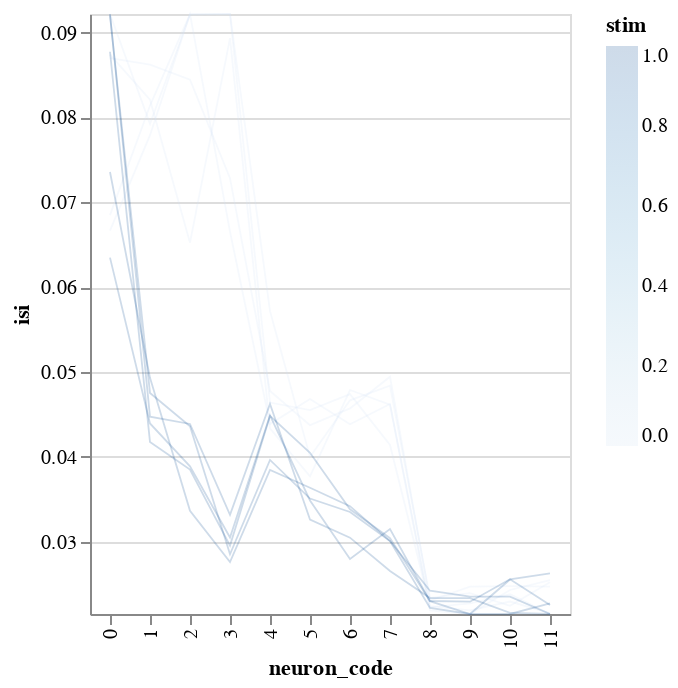

Source (notebook cell):
### Code cell
bw.plot_posteriors_no_slope()

### Figure 1 — Vega-Lite specification as saved in the notebook (floating-point values rounded to 4 significant figures)
{"config": {"view": {"continuousWidth": 400, "continuousHeight": 300}}, "data": {"name": "data-302a6b66ce2ef1cf9af7c15f8e6f5beb"}, "mark": {"type": "line", "fill": null}, "encoding": {"color": {"type": "quantitative", "field": "stim"}, "detail": {"type": "quantitative", "field": "i_trial"}, "opacity": {"value": 0.2}, "size": {"value": 0.9}, "x": {"type": "ordinal", "field": "neuron_code"}, "y": {"type": "quantitative", "field": "isi", "scale": {"clamp": true, "domain": [0.0215, 0.09219], "zero": false}}}, "$schema": "https://vega.github.io/schema/vega-lite/v4.8.1.json", "datasets": {"data-302a6b66ce2ef1cf9af7c15f8e6f5beb": [{"mouse_code": 0, "neuron_code": 0, "stim": 0, "mouse": "m0bayes", "neuron_x_mouse": "0m0bayes", "i_trial": 0, "neuron": "0", "log_firing_rate": 1.775, "Firing rate": 59.53, "firing_rate": 59.53, "i_spike": 39.0, "isi": 0.087, "combined_condition": 0}, {"mouse_code": 0, "neuron_code": 0, "stim": 0, "mouse": "m0bayes", "neuron_x_mouse": "0m0bayes", "i_trial": 1, "neuron": "0", "log_firing_rate": 1.45, "Firing rate": 28.19, "firing_rate": 28.19, "i_spike": 36.0, "isi": 0.09736, "combined_condition": 0}, {"mouse_code": 0, "neuron_code": 0, "stim": 0, "mouse": "m0bayes", "neuron_x_mouse": "0m0bayes", "i_trial": 2, "neuron": "0", "log_firing_rate": 1.712, "Firing rate": 51.57, "firing_rate": 51.57, "i_spike": 50.5, "isi": 0.0685, "combined_condition": 0}, {"mouse_code": 0, "neuron_code": 0, "stim": 0, "mouse": "m0bayes", "neuron_x_mouse": "0m0bayes", "i_trial": 3, "neuron": "0", "log_firing_rate": 2.564, "Firing rate": 366.8, "firing_rate": 366.8, "i_spike": 40.5, "isi": 0.0874, "combined_condition": 0}, {"mouse_code": 0, "neuron_code": 0, "stim": 0, "mouse": "m0bayes", "neuron_x_mouse": "0m0bayes", "i_trial": 4, "neuron": "0", "log_firing_rate": 2.094, "Firing rate": 124.2, "firing_rate": 124.2, "i_spike": 52.0, "isi": 0.06668, "combined_condition": 0}, {"mouse_code": 0, "neuron_code": 0, "stim": 1, "mouse": "m0bayes", "neuron_x_mouse": "0m0bayes", "i_trial": 0, "neuron": "0", "log_firing_rate": 1.974, "Firing rate": 94.18, "firing_rate": 94.18, "i_spike": 38.5, "isi": 0.09201, "combined_condition": 12}, {"mouse_code": 0, "neuron_code": 0, "stim": 1, "mouse": "m0bayes", "neuron_x_mouse": "0m0bayes", "i_trial": 1, "neuron": "0", "log_firing_rate": 1.861, "Firing rate": 72.66, "firing_rate": 72.66, "i_spike": 39.5, "isi": 0.08774, "combined_condition": 12}, {"mouse_code": 0, "neuron_code": 0, "stim": 1, "mouse": "m0bayes", "neuron_x_mouse": "0m0bayes", "i_trial": 2, "neuron": "0", "log_firing_rate": 2.084, "Firing rate": 121.3, "firing_rate": 121.3, "i_spike": 47.0, "isi": 0.07358, "combined_condition": 12}, {"mouse_code": 0, "neuron_code": 0, "stim": 1, "mouse": "m0bayes", "neuron_x_mouse": "0m0bayes", "i_trial": 3, "neuron": "0", "log_firing_rate": 1.565, "Firing rate": 36.69, "firing_rate": 36.69, "i_spike": 36.0, "isi": 0.09597, "combined_condition": 12}, {"mouse_code": 0, "neuron_code": 0, "stim": 1, "mouse": "m0bayes", "neuron_x_mouse": "0m0bayes", "i_trial": 4, "neuron": "0", "log_firing_rate": 2.71, "Firing rate": 512.8, "firing_rate": 512.8, "i_spike": 55.0, "isi": 0.06349, "combined_condition": 12}, {"mouse_code": 0, "neuron_code": 4, "stim": 0, "mouse": "m0bayes", "neuron_x_mouse": "1m0bayes", "i_trial": 0, "neuron": "1", "log_firing_rate": 1.896, "Firing rate": 78.67, "firing_rate": 78.67, "i_spike": 73.0, "isi": 0.04778, "combined_condition": 1}, {"mouse_code": 0, "neuron_code": 4, "stim": 0, "mouse": "m0bayes", "neuron_x_mouse": "1m0bayes", "i_trial": 1, "neuron": "1", "log_firing_rate": 2.037, "Firing rate": 108.8, "firing_rate": 108.8, "i_spike": 75.0, "isi": 0.04641, "combined_condition": 1}, {"mouse_code": 0, "neuron_code": 4, "stim": 0, "mouse": "m0bayes", "neuron_x_mouse": "1m0bayes", "i_trial": 2, "neuron": "1", "log_firing_rate": 2.024, "Firing rate": 105.6, "firing_rate": 105.6, "i_spike": 79.5, "isi": 0.04389, "combined_condition": 1}, {"mouse_code": 0, "neuron_code": 4, "stim": 0, "mouse": "m0bayes", "neuron_x_mouse": "1m0bayes", "i_trial": 3, "neuron": "1", "log_firing_rate": 2.107, "Firing rate": 127.8, "firing_rate": 127.8, "i_spike": 80.5, "isi": 0.04337, "combined_condition": 1}, {"mouse_code": 0, "neuron_code": 4, "stim": 0, "mouse": "m0bayes", "neuron_x_mouse": "1m0bayes", "i_trial": 4, "neuron": "1", "log_firing_rate": 1.975, "Firing rate": 94.41, "firing_rate": 94.41, "i_spike": 60.5, "isi": 0.05718, "combined_condition": 1}, {"mouse_code": 0, "neuron_code": 4, "stim": 1, "mouse": "m0bayes", "neuron_x_mouse": "1m0bayes", "i_trial": 0, "neuron": "1", "log_firing_rate": 2.0, "Firing rate": 99.93, "firing_rate": 99.93, "i_spike": 88.0, "isi": 0.03965, "combined_condition": 13}, {"mouse_code": 0, "neuron_code": 4, "stim": 1, "mouse": "m0bayes", "neuron_x_mouse": "1m0bayes", "i_trial": 1, "neuron": "1", "log_firing_rate": 2.267, "Firing rate": 185.1, "firing_rate": 185.1, "i_spike": 78.5, "isi": 0.04484, "combined_condition": 13}, {"mouse_code": 0, "neuron_code": 4, "stim": 1, "mouse": "m0bayes", "neuron_x_mouse": "1m0bayes", "i_trial": 2, "neuron": "1", "log_firing_rate": 2.242, "Firing rate": 174.5, "firing_rate": 174.5, "i_spike": 91.0, "isi": 0.03847, "combined_condition": 13}, {"mouse_code": 0, "neuron_code": 4, "stim": 1, "mouse": "m0bayes", "neuron_x_mouse": "1m0bayes", "i_trial": 3, "neuron": "1", "log_firing_rate": 2.132, "Firing rate": 135.5, "firing_rate": 135.5, "i_spike": 75.0, "isi": 0.04624, "combined_condition": 13}, {"mouse_code": 0, "neuron_code": 4, "stim": 1, "mouse": "m0bayes", "neuron_x_mouse": "1m0bayes", "i_trial": 4, "neuron": "1", "log_firing_rate": 2.207, "Firing rate": 160.9, "firing_rate": 160.9, "i_spike": 78.0, "isi": 0.0449, "combined_condition": 13}, {"mouse_code": 0, "neuron_code": 8, "stim": 0, "mouse": "m0bayes", "neuron_x_mouse": "2m0bayes", "i_trial": 0, "neuron": "2", "log_firing_rate": 2.571, "Firing rate": 372.3, "firing_rate": 372.3, "i_spike": 150.0, "isi": 0.02308, "combined_condition": 2}, {"mouse_code": 0, "neuron_code": 8, "stim": 0, "mouse": "m0bayes", "neuron_x_mouse": "2m0bayes", "i_trial": 1, "neuron": "2", "log_firing_rate": 2.421, "Firing rate": 263.8, "firing_rate": 263.8, "i_spike": 156.0, "isi": 0.02243, "combined_condition": 2}, {"mouse_code": 0, "neuron_code": 8, "stim": 0, "mouse": "m0bayes", "neuron_x_mouse": "2m0bayes", "i_trial": 2, "neuron": "2", "log_firing_rate": 2.37, "Firing rate": 234.5, "firing_rate": 234.5, "i_spike": 156.5, "isi": 0.02228, "combined_condition": 2}, {"mouse_code": 0, "neuron_code": 8, "stim": 0, "mouse": "m0bayes", "neuron_x_mouse": "2m0bayes", "i_trial": 3, "neuron": "2", "log_firing_rate": 2.346, "Firing rate": 222.0, "firing_rate": 222.0, "i_spike": 157.5, "isi": 0.02193, "combined_condition": 2}, {"mouse_code": 0, "neuron_code": 8, "stim": 0, "mouse": "m0bayes", "neuron_x_mouse": "2m0bayes", "i_trial": 4, "neuron": "2", "log_firing_rate": 2.609, "Firing rate": 406.0, "firing_rate": 406.0, "i_spike": 149.0, "isi": 0.0234, "combined_condition": 2}, {"mouse_code": 0, "neuron_code": 8, "stim": 1, "mouse": "m0bayes", "neuron_x_mouse": "2m0bayes", "i_trial": 0, "neuron": "2", "log_firing_rate": 2.696, "Firing rate": 496.2, "firing_rate": 496.2, "i_spike": 157.5, "isi": 0.02221, "combined_condition": 14}, {"mouse_code": 0, "neuron_code": 8, "stim": 1, "mouse": "m0bayes", "neuron_x_mouse": "2m0bayes", "i_trial": 1, "neuron": "2", "log_firing_rate": 2.752, "Firing rate": 565.4, "firing_rate": 565.4, "i_spike": 151.5, "isi": 0.02303, "combined_condition": 14}, {"mouse_code": 0, "neuron_code": 8, "stim": 1, "mouse": "m0bayes", "neuron_x_mouse": "2m0bayes", "i_trial": 2, "neuron": "2", "log_firing_rate": 2.326, "Firing rate": 211.9, "firing_rate": 211.9, "i_spike": 144.0, "isi": 0.02424, "combined_condition": 14}, {"mouse_code": 0, "neuron_code": 8, "stim": 1, "mouse": "m0bayes", "neuron_x_mouse": "2m0bayes", "i_trial": 3, "neuron": "2", "log_firing_rate": 3.06, "Firing rate": 1147.0, "firing_rate": 1147.0, "i_spike": 148.5, "isi": 0.02338, "combined_condition": 14}, {"mouse_code": 0, "neuron_code": 8, "stim": 1, "mouse": "m0bayes", "neuron_x_mouse": "2m0bayes", "i_trial": 4, "neuron": "2", "log_firing_rate": 2.414, "Firing rate": 259.4, "firing_rate": 259.4, "i_spike": 152.5, "isi": 0.02301, "combined_condition": 14}, {"mouse_code": 1, "neuron_code": 1, "stim": 0, "mouse": "m1bayes", "neuron_x_mouse": "0m1bayes", "i_trial": 0, "neuron": "0", "log_firing_rate": 1.767, "Firing rate": 58.54, "firing_rate": 58.54, "i_spike": 41.0, "isi": 0.08623, "combined_condition": 3}, {"mouse_code": 1, "neuron_code": 1, "stim": 0, "mouse": "m1bayes", "neuron_x_mouse": "0m1bayes", "i_trial": 1, "neuron": "0", "log_firing_rate": 2.54, "Firing rate": 346.8, "firing_rate": 346.8, "i_spike": 44.5, "isi": 0.07925, "combined_condition": 3}, {"mouse_code": 1, "neuron_code": 1, "stim": 0, "mouse": "m1bayes", "neuron_x_mouse": "0m1bayes", "i_trial": 2, "neuron": "0", "log_firing_rate": 1.694, "Firing rate": 49.4, "firing_rate": 49.4, "i_spike": 40.5, "isi": 0.08141, "combined_condition": 3}, {"mouse_code": 1, "neuron_code": 1, "stim": 0, "mouse": "m1bayes", "neuron_x_mouse": "0m1bayes", "i_trial": 3, "neuron": "0", "log_firing_rate": 1.863, "Firing rate": 73.0, "firing_rate": 73.0, "i_spike": 43.0, "isi": 0.08209, "combined_condition": 3}, {"mouse_code": 1, "neuron_code": 1, "stim": 0, "mouse": "m1bayes", "neuron_x_mouse": "0m1bayes", "i_trial": 4, "neuron": "0", "log_firing_rate": 2.44, "Firing rate": 275.1, "firing_rate": 275.1, "i_spike": 45.0, "isi": 0.07791, "combined_condition": 3}, {"mouse_code": 1, "neuron_code": 1, "stim": 1, "mouse": "m1bayes", "neuron_x_mouse": "0m1bayes", "i_trial": 0, "neuron": "0", "log_firing_rate": 1.942, "Firing rate": 87.49, "firing_rate": 87.49, "i_spike": 73.0, "isi": 0.04755, "combined_condition": 15}, {"mouse_code": 1, "neuron_code": 1, "stim": 1, "mouse": "m1bayes", "neuron_x_mouse": "0m1bayes", "i_trial": 1, "neuron": "0", "log_firing_rate": 2.194, "Firing rate": 156.2, "firing_rate": 156.2, "i_spike": 84.0, "isi": 0.04176, "combined_condition": 15}, {"mouse_code": 1, "neuron_code": 1, "stim": 1, "mouse": "m1bayes", "neuron_x_mouse": "0m1bayes", "i_trial": 2, "neuron": "0", "log_firing_rate": 2.206, "Firing rate": 160.8, "firing_rate": 160.8, "i_spike": 67.0, "isi": 0.04933, "combined_condition": 15}, {"mouse_code": 1, "neuron_code": 1, "stim": 1, "mouse": "m1bayes", "neuron_x_mouse": "0m1bayes", "i_trial": 3, "neuron": "0", "log_firing_rate": 2.08, "Firing rate": 120.2, "firing_rate": 120.2, "i_spike": 78.0, "isi": 0.04475, "combined_condition": 15}, {"mouse_code": 1, "neuron_code": 1, "stim": 1, "mouse": "m1bayes", "neuron_x_mouse": "0m1bayes", "i_trial": 4, "neuron": "0", "log_firing_rate": 2.014, "Firing rate": 103.3, "firing_rate": 103.3, "i_spike": 79.0, "isi": 0.04395, "combined_condition": 15}, {"mouse_code": 1, "neuron_code": 5, "stim": 0, "mouse": "m1bayes", "neuron_x_mouse": "1m1bayes", "i_trial": 0, "neuron": "1", "log_firing_rate": 2.274, "Firing rate": 188.1, "firing_rate": 188.1, "i_spike": 80.0, "isi": 0.04375, "combined_condition": 4}, {"mouse_code": 1, "neuron_code": 5, "stim": 0, "mouse": "m1bayes", "neuron_x_mouse": "1m1bayes", "i_trial": 1, "neuron": "1", "log_firing_rate": 2.26, "Firing rate": 182.0, "firing_rate": 182.0, "i_spike": 77.0, "isi": 0.04553, "combined_condition": 4}, {"mouse_code": 1, "neuron_code": 5, "stim": 0, "mouse": "m1bayes", "neuron_x_mouse": "1m1bayes", "i_trial": 2, "neuron": "1", "log_firing_rate": 2.324, "Firing rate": 210.7, "firing_rate": 210.7, "i_spike": 74.0, "isi": 0.04682, "combined_condition": 4}, {"mouse_code": 1, "neuron_code": 5, "stim": 0, "mouse": "m1bayes", "neuron_x_mouse": "1m1bayes", "i_trial": 3, "neuron": "1", "log_firing_rate": 2.174, "Firing rate": 149.4, "firing_rate": 149.4, "i_spike": 90.0, "isi": 0.03772, "combined_condition": 4}, {"mouse_code": 1, "neuron_code": 5, "stim": 0, "mouse": "m1bayes", "neuron_x_mouse": "1m1bayes", "i_trial": 4, "neuron": "1", "log_firing_rate": 2.248, "Firing rate": 176.9, "firing_rate": 176.9, "i_spike": 86.0, "isi": 0.04001, "combined_condition": 4}, {"mouse_code": 1, "neuron_code": 5, "stim": 1, "mouse": "m1bayes", "neuron_x_mouse": "1m1bayes", "i_trial": 0, "neuron": "1", "log_firing_rate": 2.38, "Firing rate": 240.0, "firing_rate": 240.0, "i_spike": 99.5, "isi": 0.0351, "combined_condition": 16}, {"mouse_code": 1, "neuron_code": 5, "stim": 1, "mouse": "m1bayes", "neuron_x_mouse": "1m1bayes", "i_trial": 1, "neuron": "1", "log_firing_rate": 1.906, "Firing rate": 80.58, "firing_rate": 80.58, "i_spike": 86.0, "isi": 0.04049, "combined_condition": 16}, {"mouse_code": 1, "neuron_code": 5, "stim": 1, "mouse": "m1bayes", "neuron_x_mouse": "1m1bayes", "i_trial": 2, "neuron": "1", "log_firing_rate": 2.298, "Firing rate": 198.5, "firing_rate": 198.5, "i_spike": 95.0, "isi": 0.03637, "combined_condition": 16}, {"mouse_code": 1, "neuron_code": 5, "stim": 1, "mouse": "m1bayes", "neuron_x_mouse": "1m1bayes", "i_trial": 3, "neuron": "1", "log_firing_rate": 2.572, "Firing rate": 373.1, "firing_rate": 373.1, "i_spike": 107.5, "isi": 0.03263, "combined_condition": 16}, {"mouse_code": 1, "neuron_code": 5, "stim": 1, "mouse": "m1bayes", "neuron_x_mouse": "1m1bayes", "i_trial": 4, "neuron": "1", "log_firing_rate": 2.199, "Firing rate": 158.0, "firing_rate": 158.0, "i_spike": 98.5, "isi": 0.03487, "combined_condition": 16}, {"mouse_code": 1, "neuron_code": 9, "stim": 0, "mouse": "m1bayes", "neuron_x_mouse": "2m1bayes", "i_trial": 0, "neuron": "2", "log_firing_rate": 2.42, "Firing rate": 263.1, "firing_rate": 263.1, "i_spike": 141.0, "isi": 0.02472, "combined_condition": 5}, {"mouse_code": 1, "neuron_code": 9, "stim": 0, "mouse": "m1bayes", "neuron_x_mouse": "2m1bayes", "i_trial": 1, "neuron": "2", "log_firing_rate": 2.388, "Firing rate": 244.4, "firing_rate": 244.4, "i_spike": 159.5, "isi": 0.02193, "combined_condition": 5}, {"mouse_code": 1, "neuron_code": 9, "stim": 0, "mouse": "m1bayes", "neuron_x_mouse": "2m1bayes", "i_trial": 2, "neuron": "2", "log_firing_rate": 2.287, "Firing rate": 193.9, "firing_rate": 193.9, "i_spike": 153.0, "isi": 0.02275, "combined_condition": 5}, {"mouse_code": 1, "neuron_code": 9, "stim": 0, "mouse": "m1bayes", "neuron_x_mouse": "2m1bayes", "i_trial": 3, "neuron": "2", "log_firing_rate": 2.61, "Firing rate": 407.6, "firing_rate": 407.6, "i_spike": 165.0, "isi": 0.02118, "combined_condition": 5}, {"mouse_code": 1, "neuron_code": 9, "stim": 0, "mouse": "m1bayes", "neuron_x_mouse": "2m1bayes", "i_trial": 4, "neuron": "2", "log_firing_rate": 2.745, "Firing rate": 556.5, "firing_rate": 556.5, "i_spike": 145.5, "isi": 0.02397, "combined_condition": 5}, {"mouse_code": 1, "neuron_code": 9, "stim": 1, "mouse": "m1bayes", "neuron_x_mouse": "2m1bayes", "i_trial": 0, "neuron": "2", "log_firing_rate": 2.646, "Firing rate": 442.9, "firing_rate": 442.9, "i_spike": 163.0, "isi": 0.02147, "combined_condition": 17}, {"mouse_code": 1, "neuron_code": 9, "stim": 1, "mouse": "m1bayes", "neuron_x_mouse": "2m1bayes", "i_trial": 1, "neuron": "2", "log_firing_rate": 2.306, "Firing rate": 202.2, "firing_rate": 202.2, "i_spike": 152.5, "isi": 0.02295, "combined_condition": 17}, {"mouse_code": 1, "neuron_code": 9, "stim": 1, "mouse": "m1bayes", "neuron_x_mouse": "2m1bayes", "i_trial": 2, "neuron": "2", "log_firing_rate": 2.607, "Firing rate": 404.6, "firing_rate": 404.6, "i_spike": 147.5, "isi": 0.02355, "combined_condition": 17}, {"mouse_code": 1, "neuron_code": 9, "stim": 1, "mouse": "m1bayes", "neuron_x_mouse": "2m1bayes", "i_trial": 3, "neuron": "2", "log_firing_rate": 2.481, "Firing rate": 302.8, "firing_rate": 302.8, "i_spike": 147.5, "isi": 0.02338, "combined_condition": 17}, {"mouse_code": 1, "neuron_code": 9, "stim": 1, "mouse": "m1bayes", "neuron_x_mouse": "2m1bayes", "i_trial": 4, "neuron": "2", "log_firing_rate": 2.454, "Firing rate": 284.6, "firing_rate": 284.6, "i_spike": 165.0, "isi": 0.02113, "combined_condition": 17}, {"mouse_code": 2, "neuron_code": 2, "stim": 0, "mouse": "m2bayes", "neuron_x_mouse": "0m2bayes", "i_trial": 0, "neuron": "0", "log_firing_rate": 1.906, "Firing rate": 80.52, "firing_rate": 80.52, "i_spike": 41.0, "isi": 0.08445, "combined_condition": 7}, {"mouse_code": 2, "neuron_code": 2, "stim": 0, "mouse": "m2bayes", "neuron_x_mouse": "0m2bayes", "i_trial": 1, "neuron": "0", "log_firing_rate": 1.607, "Firing rate": 40.5, "firing_rate": 40.5, "i_spike": 36.0, "isi": 0.0921, "combined_condition": 7}, {"mouse_code": 2, "neuron_code": 2, "stim": 0, "mouse": "m2bayes", "neuron_x_mouse": "0m2bayes", "i_trial": 2, "neuron": "0", "log_firing_rate": 2.206, "Firing rate": 160.6, "firing_rate": 160.6, "i_spike": 36.5, "isi": 0.09395, "combined_condition": 7}, {"mouse_code": 2, "neuron_code": 2, "stim": 0, "mouse": "m2bayes", "neuron_x_mouse": "0m2bayes", "i_trial": 3, "neuron": "0", "log_firing_rate": 1.903, "Firing rate": 79.91, "firing_rate": 79.91, "i_spike": 53.0, "isi": 0.06524, "combined_condition": 7}, {"mouse_code": 2, "neuron_code": 2, "stim": 0, "mouse": "m2bayes", "neuron_x_mouse": "0m2bayes", "i_trial": 4, "neuron": "0", "log_firing_rate": 1.441, "Firing rate": 27.59, "firing_rate": 27.59, "i_spike": 30.0, "isi": 0.1183, "combined_condition": 7}, {"mouse_code": 2, "neuron_code": 2, "stim": 1, "mouse": "m2bayes", "neuron_x_mouse": "0m2bayes", "i_trial": 0, "neuron": "0", "log_firing_rate": 2.281, "Firing rate": 190.8, "firing_rate": 190.8, "i_spike": 79.5, "isi": 0.04361, "combined_condition": 19}, {"mouse_code": 2, "neuron_code": 2, "stim": 1, "mouse": "m2bayes", "neuron_x_mouse": "0m2bayes", "i_trial": 1, "neuron": "0", "log_firing_rate": 2.644, "Firing rate": 440.3, "firing_rate": 440.3, "i_spike": 85.5, "isi": 0.03851, "combined_condition": 19}, {"mouse_code": 2, "neuron_code": 2, "stim": 1, "mouse": "m2bayes", "neuron_x_mouse": "0m2bayes", "i_trial": 2, "neuron": "0", "log_firing_rate": 2.341, "Firing rate": 219.2, "firing_rate": 219.2, "i_spike": 103.5, "isi": 0.03365, "combined_condition": 19}, {"mouse_code": 2, "neuron_code": 2, "stim": 1, "mouse": "m2bayes", "neuron_x_mouse": "0m2bayes", "i_trial": 3, "neuron": "0", "log_firing_rate": 2.494, "Firing rate": 312.2, "firing_rate": 312.2, "i_spike": 78.5, "isi": 0.04389, "combined_condition": 19}, {"mouse_code": 2, "neuron_code": 2, "stim": 1, "mouse": "m2bayes", "neuron_x_mouse": "0m2bayes", "i_trial": 4, "neuron": "0", "log_firing_rate": 2.471, "Firing rate": 295.8, "firing_rate": 295.8, "i_spike": 89.5, "isi": 0.0389, "combined_condition": 19}, {"mouse_code": 2, "neuron_code": 6, "stim": 0, "mouse": "m2bayes", "neuron_x_mouse": "1m2bayes", "i_trial": 0, "neuron": "1", "log_firing_rate": 2.203, "Firing rate": 159.5, "firing_rate": 159.5, "i_spike": 77.0, "isi": 0.04572, "combined_condition": 8}, {"mouse_code": 2, "neuron_code": 6, "stim": 0, "mouse": "m2bayes", "neuron_x_mouse": "1m2bayes", "i_trial": 1, "neuron": "1", "log_firing_rate": 1.829, "Firing rate": 67.38, "firing_rate": 67.38, "i_spike": 74.0, "isi": 0.0474, "combined_condition": 8}, {"mouse_code": 2, "neuron_code": 6, "stim": 0, "mouse": "m2bayes", "neuron_x_mouse": "1m2bayes", "i_trial": 2, "neuron": "1", "log_firing_rate": 2.177, "Firing rate": 150.5, "firing_rate": 150.5, "i_spike": 79.0, "isi": 0.04386, "combined_condition": 8}, {"mouse_code": 2, "neuron_code": 6, "stim": 0, "mouse": "m2bayes", "neuron_x_mouse": "1m2bayes", "i_trial": 3, "neuron": "1", "log_firing_rate": 1.917, "Firing rate": 82.69, "firing_rate": 82.69, "i_spike": 72.5, "isi": 0.04789, "combined_condition": 8}, {"mouse_code": 2, "neuron_code": 6, "stim": 0, "mouse": "m2bayes", "neuron_x_mouse": "1m2bayes", "i_trial": 4, "neuron": "1", "log_firing_rate": 2.214, "Firing rate": 163.6, "firing_rate": 163.6, "i_spike": 75.0, "isi": 0.04667, "combined_condition": 8}, {"mouse_code": 2, "neuron_code": 6, "stim": 1, "mouse": "m2bayes", "neuron_x_mouse": "1m2bayes", "i_trial": 0, "neuron": "1", "log_firing_rate": 2.65, "Firing rate": 446.5, "firing_rate": 446.5, "i_spike": 104.0, "isi": 0.03352, "combined_condition": 20}, {"mouse_code": 2, "neuron_code": 6, "stim": 1, "mouse": "m2bayes", "neuron_x_mouse": "1m2bayes", "i_trial": 1, "neuron": "1", "log_firing_rate": 2.278, "Firing rate": 189.5, "firing_rate": 189.5, "i_spike": 102.0, "isi": 0.03383, "combined_condition": 20}, {"mouse_code": 2, "neuron_code": 6, "stim": 1, "mouse": "m2bayes", "neuron_x_mouse": "1m2bayes", "i_trial": 2, "neuron": "1", "log_firing_rate": 2.21, "Firing rate": 162.3, "firing_rate": 162.3, "i_spike": 102.5, "isi": 0.0342, "combined_condition": 20}, {"mouse_code": 2, "neuron_code": 6, "stim": 1, "mouse": "m2bayes", "neuron_x_mouse": "1m2bayes", "i_trial": 3, "neuron": "1", "log_firing_rate": 2.236, "Firing rate": 172.3, "firing_rate": 172.3, "i_spike": 112.5, "isi": 0.03049, "combined_condition": 20}, {"mouse_code": 2, "neuron_code": 6, "stim": 1, "mouse": "m2bayes", "neuron_x_mouse": "1m2bayes", "i_trial": 4, "neuron": "1", "log_firing_rate": 2.603, "Firing rate": 400.9, "firing_rate": 400.9, "i_spike": 125.0, "isi": 0.02797, "combined_condition": 20}, {"mouse_code": 2, "neuron_code": 10, "stim": 0, "mouse": "m2bayes", "neuron_x_mouse": "2m2bayes", "i_trial": 0, "neuron": "2", "log_firing_rate": 2.386, "Firing rate": 243.0, "firing_rate": 243.0, "i_spike": 140.0, "isi": 0.02477, "combined_condition": 6}, {"mouse_code": 2, "neuron_code": 10, "stim": 0, "mouse": "m2bayes", "neuron_x_mouse": "2m2bayes", "i_trial": 1, "neuron": "2", "log_firing_rate": 2.869, "Firing rate": 740.2, "firing_rate": 740.2, "i_spike": 152.5, "isi": 0.02297, "combined_condition": 6}, {"mouse_code": 2, "neuron_code": 10, "stim": 0, "mouse": "m2bayes", "neuron_x_mouse": "2m2bayes", "i_trial": 2, "neuron": "2", "log_firing_rate": 2.509, "Firing rate": 322.8, "firing_rate": 322.8, "i_spike": 147.0, "isi": 0.02382, "combined_condition": 6}, {"mouse_code": 2, "neuron_code": 10, "stim": 0, "mouse": "m2bayes", "neuron_x_mouse": "2m2bayes", "i_trial": 3, "neuron": "2", "log_firing_rate": 2.289, "Firing rate": 194.7, "firing_rate": 194.7, "i_spike": 143.0, "isi": 0.02433, "combined_condition": 6}, {"mouse_code": 2, "neuron_code": 10, "stim": 0, "mouse": "m2bayes", "neuron_x_mouse": "2m2bayes", "i_trial": 4, "neuron": "2", "log_firing_rate": 2.851, "Firing rate": 709.0, "firing_rate": 709.0, "i_spike": 156.0, "isi": 0.02246, "combined_condition": 6}, {"mouse_code": 2, "neuron_code": 10, "stim": 1, "mouse": "m2bayes", "neuron_x_mouse": "2m2bayes", "i_trial": 0, "neuron": "2", "log_firing_rate": 2.238, "Firing rate": 172.9, "firing_rate": 172.9, "i_spike": 137.0, "isi": 0.02557, "combined_condition": 18}, {"mouse_code": 2, "neuron_code": 10, "stim": 1, "mouse": "m2bayes", "neuron_x_mouse": "2m2bayes", "i_trial": 1, "neuron": "2", "log_firing_rate": 2.851, "Firing rate": 708.8, "firing_rate": 708.8, "i_spike": 135.5, "isi": 0.02559, "combined_condition": 18}, {"mouse_code": 2, "neuron_code": 10, "stim": 1, "mouse": "m2bayes", "neuron_x_mouse": "2m2bayes", "i_trial": 2, "neuron": "2", "log_firing_rate": 2.332, "Firing rate": 215.0, "firing_rate": 215.0, "i_spike": 148.0, "isi": 0.02354, "combined_condition": 18}, {"mouse_code": 2, "neuron_code": 10, "stim": 1, "mouse": "m2bayes", "neuron_x_mouse": "2m2bayes", "i_trial": 3, "neuron": "2", "log_firing_rate": 2.828, "Firing rate": 672.9, "firing_rate": 672.9, "i_spike": 162.0, "isi": 0.02164, "combined_condition": 18}, {"mouse_code": 2, "neuron_code": 10, "stim": 1, "mouse": "m2bayes", "neuron_x_mouse": "2m2bayes", "i_trial": 4, "neuron": "2", "log_firing_rate": 2.628, "Firing rate": 424.6, "firing_rate": 424.6, "i_spike": 162.0, "isi": 0.0215, "combined_condition": 18}, {"mouse_code": 3, "neuron_code": 3, "stim": 0, "mouse": "m3bayes", "neuron_x_mouse": "0m3bayes", "i_trial": 0, "neuron": "0", "log_firing_rate": 1.588, "Firing rate": 38.71, "firing_rate": 38.71, "i_spike": 47.5, "isi": 0.07285, "combined_condition": 10}, {"mouse_code": 3, "neuron_code": 3, "stim": 0, "mouse": "m3bayes", "neuron_x_mouse": "0m3bayes", "i_trial": 1, "neuron": "0", "log_firing_rate": 1.666, "Firing rate": 46.3, "firing_rate": 46.3, "i_spike": 37.0, "isi": 0.0945, "combined_condition": 10}, {"mouse_code": 3, "neuron_code": 3, "stim": 0, "mouse": "m3bayes", "neuron_x_mouse": "0m3bayes", "i_trial": 2, "neuron": "0", "log_firing_rate": 2.35, "Firing rate": 224.0, "firing_rate": 224.0, "i_spike": 50.5, "isi": 0.06656, "combined_condition": 10}, {"mouse_code": 3, "neuron_code": 3, "stim": 0, "mouse": "m3bayes", "neuron_x_mouse": "0m3bayes", "i_trial": 3, "neuron": "0", "log_firing_rate": 2.416, "Firing rate": 260.5, "firing_rate": 260.5, "i_spike": 39.0, "isi": 0.08935, "combined_condition": 10}, {"mouse_code": 3, "neuron_code": 3, "stim": 0, "mouse": "m3bayes", "neuron_x_mouse": "0m3bayes", "i_trial": 4, "neuron": "0", "log_firing_rate": 1.876, "Firing rate": 75.18, "firing_rate": 75.18, "i_spike": 28.0, "isi": 0.1223, "combined_condition": 10}, {"mouse_code": 3, "neuron_code": 3, "stim": 1, "mouse": "m3bayes", "neuron_x_mouse": "0m3bayes", "i_trial": 0, "neuron": "0", "log_firing_rate": 2.313, "Firing rate": 205.6, "firing_rate": 205.6, "i_spike": 122.5, "isi": 0.02854, "combined_condition": 22}, {"mouse_code": 3, "neuron_code": 3, "stim": 1, "mouse": "m3bayes", "neuron_x_mouse": "0m3bayes", "i_trial": 1, "neuron": "0", "log_firing_rate": 2.477, "Firing rate": 300.1, "firing_rate": 300.1, "i_spike": 114.5, "isi": 0.02956, "combined_condition": 22}, {"mouse_code": 3, "neuron_code": 3, "stim": 1, "mouse": "m3bayes", "neuron_x_mouse": "0m3bayes", "i_trial": 2, "neuron": "0", "log_firing_rate": 2.462, "Firing rate": 289.7, "firing_rate": 289.7, "i_spike": 125.0, "isi": 0.02761, "combined_condition": 22}, {"mouse_code": 3, "neuron_code": 3, "stim": 1, "mouse": "m3bayes", "neuron_x_mouse": "0m3bayes", "i_trial": 3, "neuron": "0", "log_firing_rate": 2.413, "Firing rate": 258.6, "firing_rate": 258.6, "i_spike": 99.0, "isi": 0.03319, "combined_condition": 22}, {"mouse_code": 3, "neuron_code": 3, "stim": 1, "mouse": "m3bayes", "neuron_x_mouse": "0m3bayes", "i_trial": 4, "neuron": "0", "log_firing_rate": 2.4, "Firing rate": 251.0, "firing_rate": 251.0, "i_spike": 113.5, "isi": 0.03051, "combined_condition": 22}, {"mouse_code": 3, "neuron_code": 7, "stim": 0, "mouse": "m3bayes", "neuron_x_mouse": "1m3bayes", "i_trial": 0, "neuron": "1", "log_firing_rate": 2.481, "Firing rate": 302.8, "firing_rate": 302.8, "i_spike": 70.5, "isi": 0.04946, "combined_condition": 11}, {"mouse_code": 3, "neuron_code": 7, "stim": 0, "mouse": "m3bayes", "neuron_x_mouse": "1m3bayes", "i_trial": 1, "neuron": "1", "log_firing_rate": 2.917, "Firing rate": 825.2, "firing_rate": 825.2, "i_spike": 84.5, "isi": 0.04141, "combined_condition": 11}, {"mouse_code": 3, "neuron_code": 7, "stim": 0, "mouse": "m3bayes", "neuron_x_mouse": "1m3bayes", "i_trial": 2, "neuron": "1", "log_firing_rate": 2.005, "Firing rate": 101.3, "firing_rate": 101.3, "i_spike": 75.5, "isi": 0.04623, "combined_condition": 11}, {"mouse_code": 3, "neuron_code": 7, "stim": 0, "mouse": "m3bayes", "neuron_x_mouse": "1m3bayes", "i_trial": 3, "neuron": "1", "log_firing_rate": 2.656, "Firing rate": 452.7, "firing_rate": 452.7, "i_spike": 75.0, "isi": 0.04615, "combined_condition": 11}, {"mouse_code": 3, "neuron_code": 7, "stim": 0, "mouse": "m3bayes", "neuron_x_mouse": "1m3bayes", "i_trial": 4, "neuron": "1", "log_firing_rate": 2.011, "Firing rate": 102.6, "firing_rate": 102.6, "i_spike": 70.5, "isi": 0.0484, "combined_condition": 11}, {"mouse_code": 3, "neuron_code": 7, "stim": 1, "mouse": "m3bayes", "neuron_x_mouse": "1m3bayes", "i_trial": 0, "neuron": "1", "log_firing_rate": 2.222, "Firing rate": 166.7, "firing_rate": 166.7, "i_spike": 116.0, "isi": 0.0301, "combined_condition": 23}, {"mouse_code": 3, "neuron_code": 7, "stim": 1, "mouse": "m3bayes", "neuron_x_mouse": "1m3bayes", "i_trial": 1, "neuron": "1", "log_firing_rate": 3.35, "Firing rate": 2237.0, "firing_rate": 2237.0, "i_spike": 112.5, "isi": 0.03043, "combined_condition": 23}, {"mouse_code": 3, "neuron_code": 7, "stim": 1, "mouse": "m3bayes", "neuron_x_mouse": "1m3bayes", "i_trial": 2, "neuron": "1", "log_firing_rate": 2.473, "Firing rate": 297.3, "firing_rate": 297.3, "i_spike": 116.5, "isi": 0.03009, "combined_condition": 23}, {"mouse_code": 3, "neuron_code": 7, "stim": 1, "mouse": "m3bayes", "neuron_x_mouse": "1m3bayes", "i_trial": 3, "neuron": "1", "log_firing_rate": 2.373, "Firing rate": 236.1, "firing_rate": 236.1, "i_spike": 132.0, "isi": 0.02656, "combined_condition": 23}, {"mouse_code": 3, "neuron_code": 7, "stim": 1, "mouse": "m3bayes", "neuron_x_mouse": "1m3bayes", "i_trial": 4, "neuron": "1", "log_firing_rate": 2.131, "Firing rate": 135.1, "firing_rate": 135.1, "i_spike": 110.0, "isi": 0.03151, "combined_condition": 23}, {"mouse_code": 3, "neuron_code": 11, "stim": 0, "mouse": "m3bayes", "neuron_x_mouse": "2m3bayes", "i_trial": 0, "neuron": "2", "log_firing_rate": 2.434, "Firing rate": 271.8, "firing_rate": 271.8, "i_spike": 141.5, "isi": 0.02473, "combined_condition": 9}, {"mouse_code": 3, "neuron_code": 11, "stim": 0, "mouse": "m3bayes", "neuron_x_mouse": "2m3bayes", "i_trial": 1, "neuron": "2", "log_firing_rate": 3.233, "Firing rate": 1712.0, "firing_rate": 1712.0, "i_spike": 162.0, "isi": 0.0216, "combined_condition": 9}, {"mouse_code": 3, "neuron_code": 11, "stim": 0, "mouse": "m3bayes", "neuron_x_mouse": "2m3bayes", "i_trial": 2, "neuron": "2", "log_firing_rate": 2.755, "Firing rate": 569.0, "firing_rate": 569.0, "i_spike": 163.0, "isi": 0.02144, "combined_condition": 9}, {"mouse_code": 3, "neuron_code": 11, "stim": 0, "mouse": "m3bayes", "neuron_x_mouse": "2m3bayes", "i_trial": 3, "neuron": "2", "log_firing_rate": 2.365, "Firing rate": 231.9, "firing_rate": 231.9, "i_spike": 137.5, "isi": 0.0255, "combined_condition": 9}, {"mouse_code": 3, "neuron_code": 11, "stim": 0, "mouse": "m3bayes", "neuron_x_mouse": "2m3bayes", "i_trial": 4, "neuron": "2", "log_firing_rate": 2.202, "Firing rate": 159.4, "firing_rate": 159.4, "i_spike": 137.5, "isi": 0.02523, "combined_condition": 9}, {"mouse_code": 3, "neuron_code": 11, "stim": 1, "mouse": "m3bayes", "neuron_x_mouse": "2m3bayes", "i_trial": 0, "neuron": "2", "log_firing_rate": 2.553, "Firing rate": 357.6, "firing_rate": 357.6, "i_spike": 133.5, "isi": 0.02629, "combined_condition": 21}, {"mouse_code": 3, "neuron_code": 11, "stim": 1, "mouse": "m3bayes", "neuron_x_mouse": "2m3bayes", "i_trial": 1, "neuron": "2", "log_firing_rate": 2.62, "Firing rate": 416.8, "firing_rate": 416.8, "i_spike": 155.0, "isi": 0.02256, "combined_condition": 21}, {"mouse_code": 3, "neuron_code": 11, "stim": 1, "mouse": "m3bayes", "neuron_x_mouse": "2m3bayes", "i_trial": 2, "neuron": "2", "log_firing_rate": 2.293, "Firing rate": 196.1, "firing_rate": 196.1, "i_spike": 163.5, "isi": 0.02134, "combined_condition": 21}, {"mouse_code": 3, "neuron_code": 11, "stim": 1, "mouse": "m3bayes", "neuron_x_mouse": "2m3bayes", "i_trial": 3, "neuron": "2", "log_firing_rate": 2.684, "Firing rate": 482.6, "firing_rate": 482.6, "i_spike": 168.0, "isi": 0.02083, "combined_condition": 21}, {"mouse_code": 3, "neuron_code": 11, "stim": 1, "mouse": "m3bayes", "neuron_x_mouse": "2m3bayes", "i_trial": 4, "neuron": "2", "log_firing_rate": 2.329, "Firing rate": 213.2, "firing_rate": 213.2, "i_spike": 153.0, "isi": 0.02276, "combined_condition": 21}]}}
